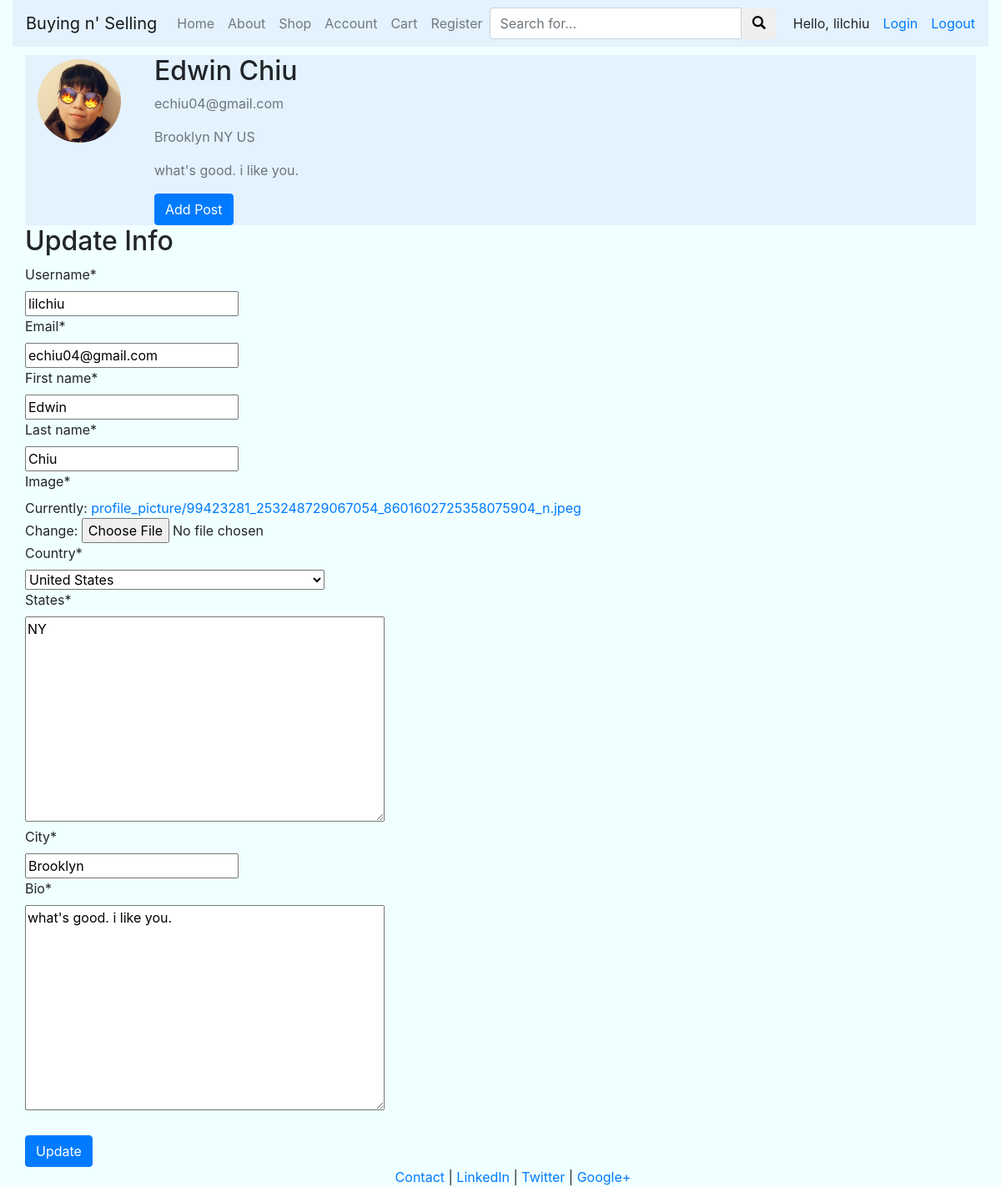
/account/ (signed in), run on the app's committed database.
### myapp/models.py (models this page shows, shortened)
class Profile(models.Model):
    user = models.OneToOneField(User, on_delete=models.CASCADE)
    image = models.ImageField(default='default.jpg', upload_to='profile_picture')
    country = CountryField()
    states = USStateField(null=True, blank=False)
    city = models.CharField(max_length=20, null=False, blank=False)
    bio = models.TextField(max_length=150)

### myapp/views.py (the view)
# urls.py: path('account/', include('myapp.urls')),
@login_required(login_url='/login')
def account(request):
    if request.method == "POST":
        update_user = updateUserInfo(request.POST, instance=request.user)
        update_profile = updateProfileInfo(request.POST,
                                           request.FILES,
                                           instance=request.user.profile)
        if update_user.is_valid() and update_profile.is_valid():
            update_user.save()
            update_profile.save()
            messages.success(request, f'Your profile has been updated.')
            return redirect('/account')
    else:
        update_user = updateUserInfo(instance=request.user)
        update_profile = updateProfileInfo(instance=request.user.profile)
    context = {
        'update_user': update_user,
        'update_profile': update_profile
    }
    return render(request, 'myapp/account.html', context)

### myapp/forms.py
class updateUserInfo(forms.ModelForm):
    class Meta:
        model = User
        fields = ['username', 'email', 'first_name', 'last_name']
    email = forms.CharField(required=True)
    first_name = forms.CharField(max_length=30, required=True)
    last_name = forms.CharField(max_length=30, required=True)
    def __init__(self, *args, **kwargs):
        super(updateUserInfo, self).__init__(*args, **kwargs)
        for field_name in ('username', 'email', 'first_name', 'last_name'):
            self.fields[field_name].help_text = ''

class updateProfileInfo(forms.ModelForm):
    class Meta:
        model = Profile
        fields = ['image', 'country', 'states', 'city', 'bio']

### myapp/templates/myapp/account.html (shortened to what this page needs)
{% extends "myapp/header.html" %}
{% load crispy_forms_tags %}
{% block content %}
    <div class="container-fluid" style="margin-top: 10px; background-color: #e3f2fd;">
        <div class="media">
            <img class="rounded-circle account-img resize" src=" {{ user.profile.image.url }} "style="margin: 5px 40px 0px 0px;
            ">
            <div class="media-body">
                <h2 class="account-heading">{{ user.first_name }} {{ user.last_name }}</h2>
                <p class="text-secondary">{{ user.email }}</p>
                <p class="text-secondary">{{ user.profile.city }} {{ user.profile.states }} {{ user.profile.country }}</p>
                <p class="text-secondary">{{ user.profile.bio }}</p>
                <a href="/addPost"><button type="submit" class="btn btn-primary">Add Post</button></a>
            </div>
        </div>
    </div>
    <div>
        <h2 class="account-heading">Update Info</h2>
            <form method="POST" enctype="multipart/form-data">
                {{ update_user|crispy }}
                {{ update_profile|crispy }}
                <br>
                <button type="submit" class="btn btn-primary">Update</button>
            </form>
    </div>
{% endblock %}

### myapp/templates/myapp/header.html (shortened to what this page needs)
<!DOCTYPE html>
<html lang="en">
<head>
	{% load static %}
	<link rel="stylesheet" href="https://maxcdn.bootstrapcdn.com/bootstrap/4.0.0/css/bootstrap.min.css">
	<link rel="stylesheet" href="https://use.fontawesome.com/releases/v5.4.1/css/all.css">
	<link rel="stylesheet" type="text/css" href="/static/myapp/css/glyphicon.css">
	<link rel="stylesheet" type="text/css" href="/static/myapp/css/bootstrap.css">
</head>
<body class="body" style="background-color:azure">
	<div class="container-fluid" style="min-height:95%; ">
		<nav class="navbar navbar-expand-lg navbar-light" style="background-color: #e3f2fd;">
			<a class="navbar-brand" href="/">Buying n' Selling</a>
			<div class="collapse navbar-collapse" id="navbarText">
			  <ul class="navbar-nav mr-auto">
				<li class="nav-item">
				  <a class="nav-link" href="/">Home <span class="sr-only">(current)</span></a>
				</li>
				<li class="nav-item">
				  <a class="nav-link" href="/about">About</a>
				</li>
				<li class="nav-item">
				  <a class="nav-link" href="/shop">Shop</a>
				</li>
				<li class="nav-item">
					<a class="nav-link" href="/account">Account</a>
				  </li>
				<li class="nav-item">
					<a class="nav-link" href="/cart">Cart</a>
				</li>
				<li class="nav-item">
					<a class="nav-link" href="/register">Register</a>
				</li>
			  </ul>
			  <div class="input-group" style="margin-right: 20px;">
				<input type="text" class="form-control" placeholder="Search for...">
				<span class="input-group-btn" >
					<button class="btn btn-default" type="button"><b class="glyphicon glyphicon-search"></b></button>
				</span>
			  </div>
			  <span style="margin-right: 5px;">Hello,</span>
			  <span> {{ request.user }}</span>
			  <a class="nav-link" href="/login">Login</a>
			  <a href="/logout">Logout</a>
			</div>
		  </nav>
		<div class='container-fluid'>
			   {% block content %}
			   {% endblock %}
		</div>
	</div>
	<center>
		<div>
		<footer>
			<div class="container-fluid" style='margin-left:15px'>
				<p><a href="#" target="blank">Contact</a> | <a href="#" target="blank">LinkedIn</a> | <a href="#" target="blank">Twitter</a> | <a href="#" target="blank">Google+</a></p>
			</div>
		</footer>
		</div>
	</center>
</body>
</html>

### myapp/templates/myapp/header.html (style rules this page uses)
html, body { height:100% }

### data on the page
Profile: country "United States", states "NY", city "Brooklyn", bio "what's good. i like you."

### other printed values
{{ request.user }} "lilchiu"
{{ user.first_name }} "Edwin"
{{ user.last_name }} "Chiu"
{{ user.email }} "echiu04@gmail.com"
{{ user.profile.city }} "Brooklyn"
{{ user.profile.states }} "NY"
{{ user.profile.country }} "US"
{{ user.profile.bio }} "what's good. i like you."
